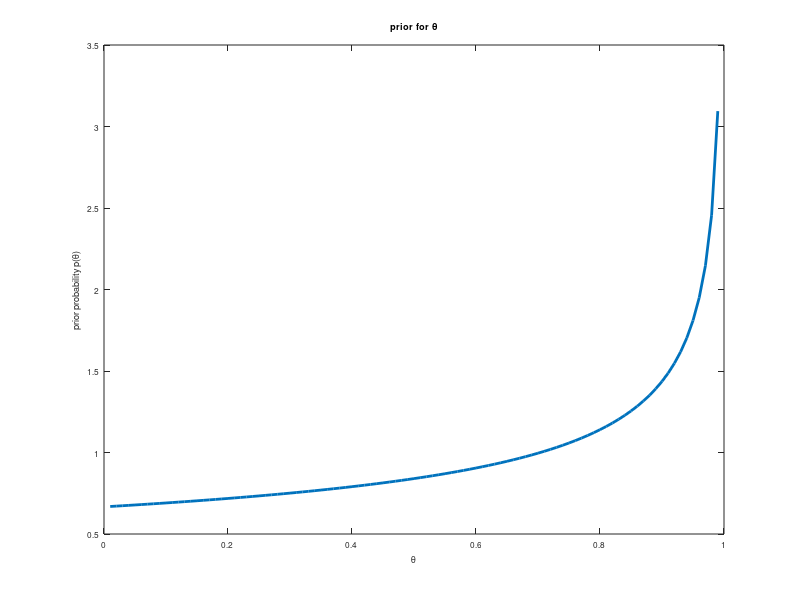
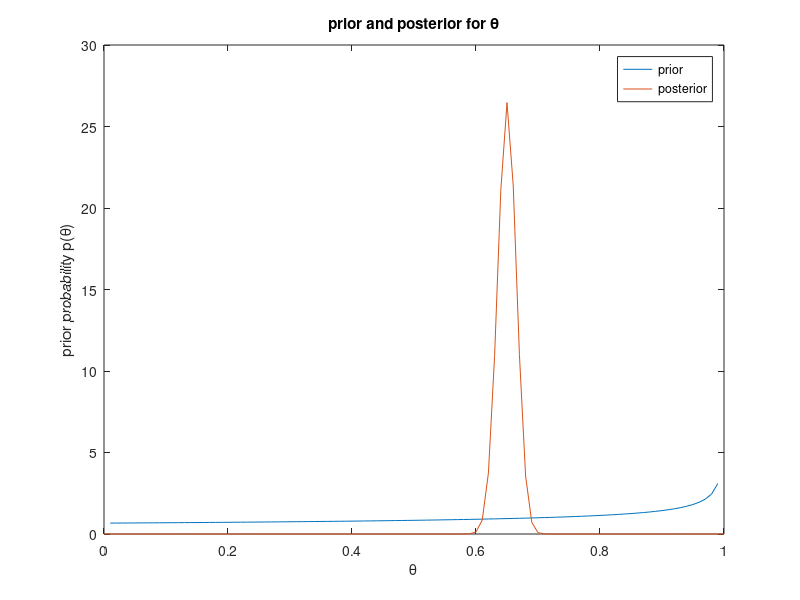

Here is the MATLAB script that generated these plots, in order: (Note: this script raises an error after producing the figures.)
%   Author: Jarno Vanhatalo <jarno.vanhatalo@tkk.fi>
%   Last modified: 2007-09-11 11:58:58 EEST

%
% This is a template file for the exercise 2.9&2.17 in the 
% course S-114.2601 Introduction to Bayesian Modeling


% This exercise is kind of warming up on plotting probablity 
% densities, using the Matlab and using the latex for documentation.
% Fill in the empty lines below and copy those parts in the document.

% First we begin with the part a) of exercise 2.9.

% Set the mean and standard deviation and compute the 
% parameters of Beta distribution, alfa, beta. Characteristics 
% of the Beta distribution are discussed on pages 576-577, 581-582.  
mu = 0.6;
sigma = 0.3; 
alfa = ((1-mu)/sigma^2-1/mu)*mu^2;
beta = alfa*(1/mu-1);

% Then create a vector of theta values and evaluate the 
% probability density on those values of theta
theta = 0:0.01:1;
p_prior = betapdf(theta, alfa, beta);

% Plot the answer
figure(1)
plot(theta, p_prior)
title('prior for \theta')
xlabel('\theta')
ylabel('prior probability p(\theta)')

% Now you can save the figure and add it in your report. However, 
% this way the figure will be too large in size and you have to decrease 
% it. If you do this with the latex commands or in the MSword, for example, 
% the font size and the linewidth of the figure will be too small.
%
% If you are using the latex template, you can follow the instructions 
% at the very end of this document to create a figure of right size for 
% the report. This is optinal, but usefull if you want to learn mere about 
% Matlab.
%
% Then the part b) of exercise 2.9

% Evaluate the posterior parameters and fill in the empty lines below
%
% The data
n = 1000;
y = 650;
alfa_post = alfa + y;
beta_post = beta + n -y;
mean_post = alfa_post/(alfa_post+beta_post);      % the posterior mean
sigma_post = alfa_post*beta_post/((alfa_post+beta_post)^2 ...
*(alfa_post+beta_post+1));       % the posterior mean

% Plot the answer
p_posterior = betapdf(theta, alfa_post, beta_post);
figure(2)
plot(theta, [p_prior ; p_posterior])
title('prior and posterior for \theta')
xlabel('\theta')
ylabel('prior probability p(\theta)')
legend('prior', 'posterior')

% In order to complete the exercise evaluate and plot the posterior 
% for different priors as told in the instructions

% Part 2.17 of the exercise.

% For part a) see 
help betacdf
% For part b) evaluate the posterior parameters and use betacdf

% ---------------------------------------------------------------------
% Optional lines for printing the figures for latex template:
%
% The figures will be printed  as encapsulated postscript,
% which can then be converted into pdf format. The below lines show the 
% procedure only for the two first figures in 2.9. You can make all the 
% other figures in the same manner

% The prior figure
% First we create a figure object and set some parameters for it.
figure(1)
set(gcf,'units','centimeters');
set(gcf,'DefaultAxesFontSize',6)
set(gcf,'DefaultTextFontSize',6)
set(gcf,'DefaultLineLineWidth',2)

% here we plot the figure and set the title and axes labels
plot(theta, p_prior)
title('prior for \theta')
xlabel('\theta')
ylabel('prior probability p(\theta)')

% Finally we set the size of the figure and print it as a postscript
%set(gcf,'pos',[13.6    10   6  6])   % this line sets the figure in size of 6cm x 6cm
set(gcf,'paperunits',get(gcf,'units')) 
set(gcf,'paperpos',[0 0 6 6]) % this line sets the borders of the figure in size of 6cm x 6cm
set(gcf,'papersize',[6 6])
print -dpdf fig_ex29prior  % this line prints the figure in the current 
                        % Matlab working directory with name fig_ex29.eps


% The posterior figure
figure(2)
set(gcf,'units','centimeters');
set(gcf,'DefaultAxesFontSize',6)
set(gcf,'DefaultTextFontSize',6)
set(gcf,'DefaultLineLineWidth',2)

plot(theta, [p_prior ; p_posterior])
title('prior and posterior for \theta')
xlabel('\theta')
ylabel('prior probability p(\theta)')
l1 = legend('prior', 'posterior');

set(gcf,'paperunits',get(gcf,'units')) 
set(gcf,'paperpos',[0 0 6 6]) % this line sets the borders of the figure in size of 6cm x 6cm
set(gcf,'papersize',[6 6])

set(l1,'Position', [0.4 0.74 0.07 0.1])  % this line sets the legend on right position
print -dpdf fig_ex29posterior          % this line prints the figure





















figure(1)
set(gcf,'units','centimeters');
set(gcf,'DefaultAxesFontSize',6)
set(gcf,'DefaultTextFontSize',6)
set(gcf,'DefaultLineLineWidth',2)

% here we plot the figure and set the title and axes labels
plot(theta, [betapdf(theta, 1,1); betapdf(theta, 1000,1000)])
title('prior for \theta')
xlabel('\theta')
ylabel('prior probability p(\theta)')

% Finally we set the size of the figure and print it as a postscript
%set(gcf,'pos',[13.6    10   6  6])   % this line sets the figure in size of 6cm x 6cm
set(gcf,'paperunits',get(gcf,'units')) 
set(gcf,'paperpos',[0 0 6 6]) % this line sets the borders of the figure in size of 6cm x 6cm
set(gcf,'papersize',[6 6])
print -dpdf fig_ex29prior2  % this line prints the figure in the current 
                        % Matlab working directory with name fig_ex29.eps


% The posterior figure
figure(2)
set(gcf,'units','centimeters');
set(gcf,'DefaultAxesFontSize',6)
set(gcf,'DefaultTextFontSize',6)
set(gcf,'DefaultLineLineWidth',2)

plot(theta, [betapdf(theta,1+650,1+350); betapdf(theta,1000+650, 1000+350)])
title('posteriors for \theta using two different priors')
xlabel('\theta')
ylabel('prior probability p(\theta)')
%l1 = legend('prior', 'posterior');

set(gcf,'paperunits',get(gcf,'units')) 
set(gcf,'paperpos',[0 0 6 6]) % this line sets the borders of the figure in size of 6cm x 6cm
set(gcf,'papersize',[6 6])

%set(l1,'Position', [0.4 0.74 0.07 0.1])  % this line sets the legend on right position
print -dpdf fig_ex29posterior2          % this line prints the figure


















% The posterior figure
figure(2)
set(gcf,'units','centimeters');
set(gcf,'DefaultAxesFontSize',6)
set(gcf,'DefaultTextFontSize',6)
set(gcf,'DefaultLineLineWidth',2)

plot(theta, [betapdf(theta,100,100) ; betapdf(theta, 100+1000-511,100+511)])
title('prior and posterior for \theta')
xlabel('\theta')
ylabel('prior probability p(\theta)')
l1 = legend('prior', 'posterior');

set(gcf,'paperunits',get(gcf,'units')) 
set(gcf,'paperpos',[0 0 6 6]) % this line sets the borders of the figure in size of 6cm x 6cm
set(gcf,'papersize',[6 6])

set(l1,'Position', [.7 0.8 0.1 0.01])  % this line sets the legend on right position
print -dpdf fig_ex29posterior3          % this line prints the figure

















figure(1)
set(gcf,'units','centimeters');
set(gcf,'DefaultAxesFontSize',6)
set(gcf,'DefaultTextFontSize',6)
set(gcf,'DefaultLineLineWidth',1)

% here we plot the figure and set the title and axes labels
plot(theta, [betapdf(theta, 1,1); betapdf(theta, 1000,1000)])
title('prior for \theta')
xlabel('\theta')
ylabel('prior probability p(\theta)')

% Finally we set the size of the figure and print it as a postscript
%set(gcf,'pos',[13.6    10   6  6])   % this line sets the figure in size of 6cm x 6cm
set(gcf,'paperunits',get(gcf,'units')) 
set(gcf,'paperpos',[0 0 6 6]) % this line sets the borders of the figure in size of 6cm x 6cm
set(gcf,'papersize',[6 6])
print -dpdf fig_ex29prior3  % this line prints the figure in the current 
                        % Matlab working directory with name fig_ex29.eps


% The posterior figure
figure(2)
set(gcf,'units','centimeters');
set(gcf,'DefaultAxesFontSize',6)
set(gcf,'DefaultTextFontSize',6)
set(gcf,'DefaultLineLineWidth',1)

plot(theta, [betapdf(theta,1+1000-511,1+511); betapdf(theta,1000+1000-511, 1000+511)])
title('posteriors for \theta using two different priors')
xlabel('\theta')
ylabel('prior probability p(\theta)')
%l1 = legend('prior', 'posterior');

set(gcf,'paperunits',get(gcf,'units')) 
set(gcf,'paperpos',[0 0 6 6]) % this line sets the borders of the figure in size of 6cm x 6cm
set(gcf,'papersize',[6 6])

%set(l1,'Position', [0.4 0.74 0.07 0.1])  % this line sets the legend on right position
print -dpdf fig_ex29posterior3          % this line prints the figure

